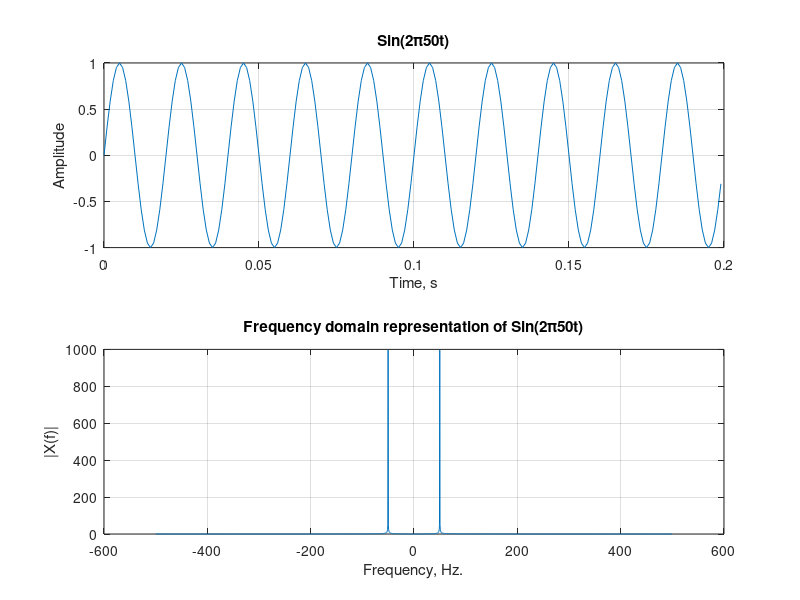

This figure's MATLAB source:
clc; clear; close all;

% Discretize the value of t from -1 to 1 with the increment of 0.001
t = -1:0.001:1;                 % Sampling interval Ts = 0.001 s  => Fs = 1000 Hz
N = numel(t);

% write the function x = sin(2π50t) in MATLAB
x = sin(2*pi*50*t);

%Use the subplot function
figure;
subplot(2,1,1)
% (Use the central 200 samples for a neat time window around t≈0)
plot(t(1001:1200), x(1001:1200));
grid on;
title('Sin(2\pi50t)');
xlabel('Time, s');
ylabel('Amplitude');

%Use the subplot function
subplot(2,1,2)

% write the matlab code for absolute value of fast Fourier transform of x, and assign it as X
X = abs(fft(x));

% Now find the fftshift of X to get X2
X2 = fftshift(X);

% Frequency axis (matches length N and Fs=1000 Hz)
f = -499.9:1000/2001:500;

plot(f, X2);
grid on;
title('Frequency domain representation of Sin(2\pi50t)');
xlabel('Frequency, Hz.');
ylabel('|X(f)|');
